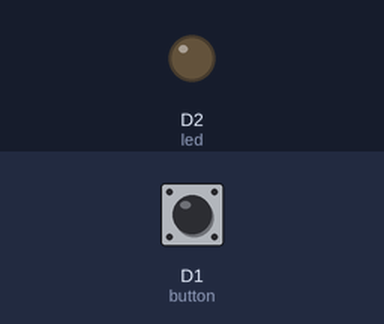
This sketch was run on a simulated ESP8266 (NodeMCU). Shown: output pins drawn as LEDs (lit = HIGH). The test bench sets the inputs (shaded band); at power-on: D1 (button) LOW. What the sketch prints to the serial monitor is not drawn.

Above: at 1.2 s.
1.3 s: D1 (button) pulled HIGH for 0.15 s
At 1.37 s:
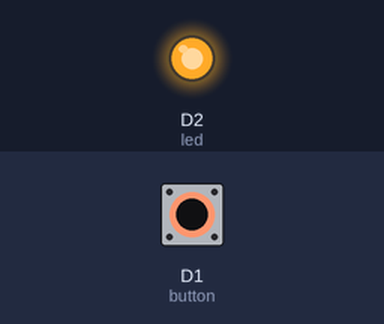
2.9 s: D1 (button) pulled HIGH for 3.2 s
At 6.9 s:
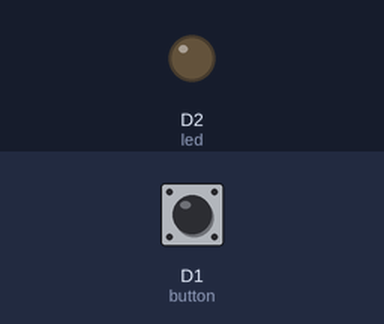
Timing chart, 0 to 8.4 s (numbered marks = the images above; inputs shaded):
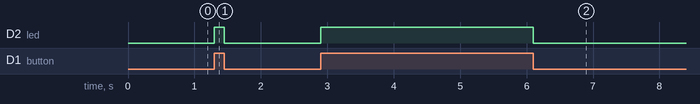

Measured:
- after the input at 1.3 s, D2 (led): LOW → HIGH at once, → LOW 0.15 s later
- after the input at 2.9 s, D2 (led): LOW → HIGH at once, → LOW 3.2 s later

The sketch:

button_and_led.ino
```cpp
int button = D1;
int led = D2;
int check = 1;
void setup() {
  // put your setup code here, to run once:
  pinMode(button, INPUT);
  pinMode(led, OUTPUT);
  Serial.begin(9600);
}

void loop() {
  // put your main code here, to run repeatedly:
  int button_state = digitalRead(button);
  if(button_state == 1){
    digitalWrite(led,1);
    Serial.println(button_state);
  }else{
    digitalWrite(led,0);
    Serial.println(button_state);
  }

}
```
